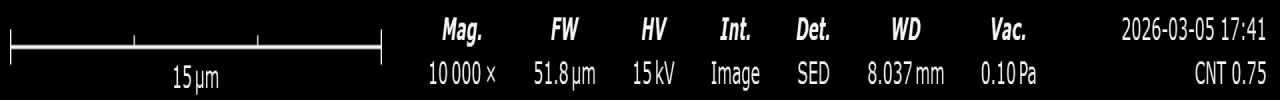
#> input picture backend/data/calibration/bar_10kx.png, 3840 x 300 px (shown at 1/3 size)
$ python build_cnt_paper_repro_mask_compare.py --baseline-dir ../backend/data/calibration --expc-dir ../backend/data/calibration --expd-dir ../backend/data/calibration --output-root out.png
#> lines starting #> are read from the running program, lines starting #| are printed output that depends on the picture; after the words box and inside, x2 and y2 are one past the last pixel; in counts of white or black regions, pixels touching at a corner belong together
"""Build concise comparison panels for baseline, Exp-C, and Exp-D masks."""

from __future__ import annotations

import argparse
import csv
from pathlib import Path
from typing import Iterable, List

import cv2
import numpy as np


def parse_args() -> argparse.Namespace:
    parser = argparse.ArgumentParser(description="Build concise comparison panels for three paper-repro runs.")
    parser.add_argument("--baseline-dir", type=Path, required=True)
    parser.add_argument("--expc-dir", type=Path, required=True)
    parser.add_argument("--expd-dir", type=Path, required=True)
    parser.add_argument("--output-root", type=Path, required=True)
    return parser.parse_args()


def ensure_dir(path: Path) -> None:
    path.mkdir(parents=True, exist_ok=True)


def read_image(path: Path) -> np.ndarray:
    image = cv2.imdecode(np.fromfile(str(path), dtype=np.uint8), cv2.IMREAD_COLOR)
    if image is None:
        raise ValueError(f"Failed to read image: {path}")
    return image


def write_image(path: Path, image: np.ndarray) -> None:
    ensure_dir(path.parent)
    encoded = cv2.imencode(path.suffix, image)[1]
    path.write_bytes(encoded.tobytes())


def split_visual_panel(panel: np.ndarray) -> List[np.ndarray]:
    _, width = panel.shape[:2]
    tile_width = width // 4
    return [panel[:, i * tile_width:(i + 1) * tile_width] for i in range(4)]


def label_tile(tile: np.ndarray, label: str) -> np.ndarray:
    banner_h = 34
    canvas = np.zeros((tile.shape[0] + banner_h, tile.shape[1], 3), dtype=np.uint8)
    canvas[:banner_h, :] = 245
    canvas[banner_h:, :] = tile
    cv2.putText(canvas, label, (10, 23), cv2.FONT_HERSHEY_SIMPLEX, 0.62, (20, 20, 20), 1, cv2.LINE_AA)
    return canvas


def info_tile_like(reference_tile: np.ndarray, text: str) -> np.ndarray:
    tile = np.full_like(reference_tile, 250)
    h, w = tile.shape[:2]
    cv2.rectangle(tile, (0, 0), (w - 1, h - 1), (220, 220, 220), 1)
    words = text.replace("_panel", "").split("_")
    lines = []
    current = ""
    for word in words:
        candidate = word if not current else f"{current} {word}"
        if len(candidate) > 28:
            lines.append(current)
            current = word
        else:
            current = candidate
    if current:
        lines.append(current)
    y = 60
    for line in lines[:8]:
        cv2.putText(tile, line, (14, y), cv2.FONT_HERSHEY_SIMPLEX, 0.52, (40, 40, 40), 1, cv2.LINE_AA)
        y += 34
    return tile


def intersect_names(paths: Iterable[Path]) -> List[str]:
    name_sets = [{p.name for p in path.glob("*.png")} for path in paths]
    return sorted(set.intersection(*name_sets))


def write_csv(path: Path, rows: List[dict]) -> None:
    ensure_dir(path.parent)
    with path.open("w", newline="", encoding="utf-8-sig") as fh:
        writer = csv.DictWriter(fh, fieldnames=list(rows[0].keys()) if rows else ["filename"])
        writer.writeheader()
        writer.writerows(rows)


def compose_grid(tiles: List[np.ndarray], rows: int = 2, cols: int = 3, gap: int = 18, outer: int = 18) -> np.ndarray:
    tile_h, tile_w = tiles[0].shape[:2]
    canvas_h = outer * 2 + rows * tile_h + (rows - 1) * gap
    canvas_w = outer * 2 + cols * tile_w + (cols - 1) * gap
    canvas = np.full((canvas_h, canvas_w, 3), 235, dtype=np.uint8)
    for idx, tile in enumerate(tiles):
        r = idx // cols
        c = idx % cols
        y = outer + r * (tile_h + gap)
        x = outer + c * (tile_w + gap)
        canvas[y:y + tile_h, x:x + tile_w] = tile
    return canvas


def main() -> None:
    args = parse_args()
    panel_dir = args.output_root / "comparison_panels"
    ensure_dir(panel_dir)

    names = intersect_names([args.baseline_dir, args.expc_dir, args.expd_dir])
    manifest_rows = []

    for idx, name in enumerate(names, 1):
        baseline_tiles = split_visual_panel(read_image(args.baseline_dir / name))
#> in read_image, image is the input picture: shape (300, 3840, 3); min 0, max 245, mean 15.6
#> in split_visual_panel, `_, width = panel.shape[:2]`: width = 3840
#> in split_visual_panel, `tile_width = width // 4`: tile_width = 960
#> baseline_tiles = 4 items
        expc_tiles = split_visual_panel(read_image(args.expc_dir / name))
#> expc_tiles = 4 items
        expd_tiles = split_visual_panel(read_image(args.expd_dir / name))
#> expd_tiles = 4 items

        tiles = [
            label_tile(baseline_tiles[0], "Original"),
            label_tile(baseline_tiles[1], "Weak"),
            label_tile(baseline_tiles[3], "Baseline 0.7"),
            label_tile(expc_tiles[3], "Exp-C 0.7"),
            label_tile(expd_tiles[3], "Exp-D 0.7"),
            info_tile_like(label_tile(baseline_tiles[0], "Original"), Path(name).stem),
        ]
#> in label_tile, `cv2.putText(canvas, label, (10, 23), cv2.FONT_HERSHEY_SIMPLEX, 0.62, (..`:
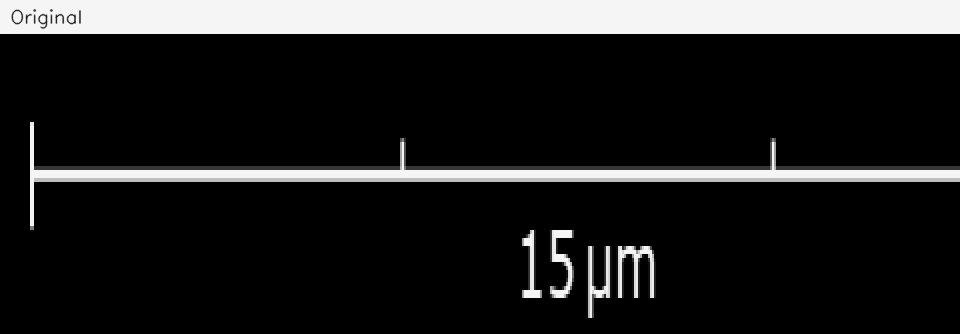
#> canvas: shape (334, 960, 3); min 0, max 245, mean 35.7
#> call 2 of label_tile, with label = 'Weak'
#> in label_tile (call 2), `banner_h = 34`: banner_h = 34
#> in label_tile (call 2), `cv2.putText(canvas, label, (10, 23), cv2.FONT_HERSHEY_SIMPLEX, 0.62, (..`:
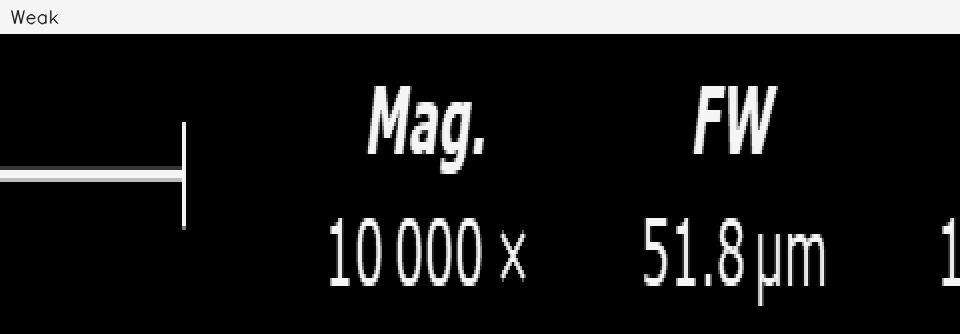
#> canvas: shape (334, 960, 3); min 0, max 245, mean 38.1
#> call 3 of label_tile, with label = 'Baseline 0.7'
#> in label_tile (call 3), `canvas[banner_h:, :] = tile`:
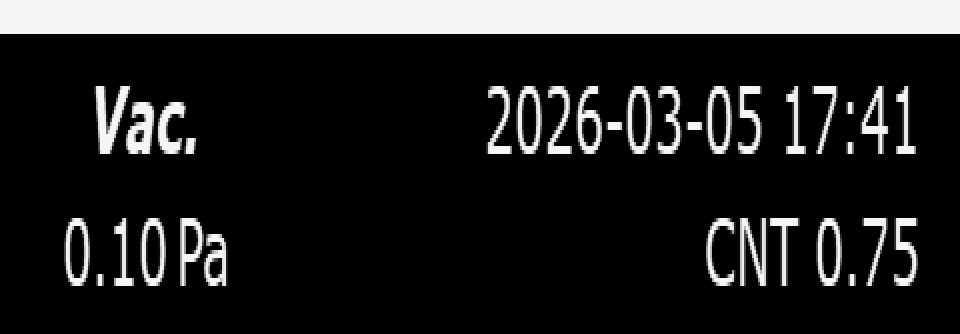
#> canvas: shape (334, 960, 3); min 0, max 245, mean 38.7
#> in label_tile (call 5), `cv2.putText(canvas, label, (10, 23), cv2.FONT_HERSHEY_SIMPLEX, 0.62, (..`:
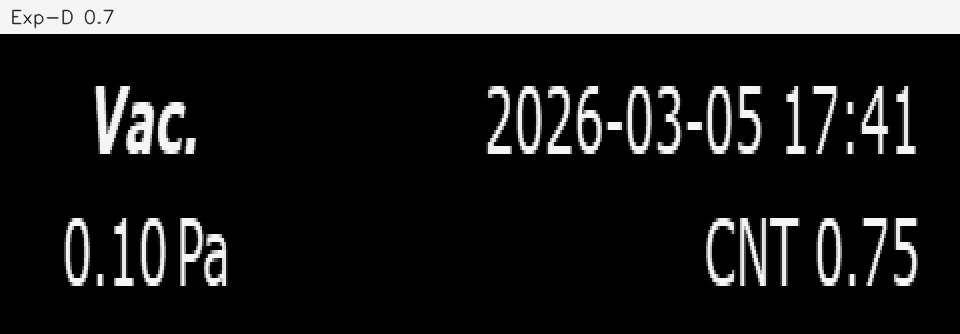
#> canvas: shape (334, 960, 3); min 0, max 245, mean 38.5
#> in info_tile_like, `tile = np.full_like(reference_tile, 250)`: tile: shape (334, 960, 3); every value is 250
#> in info_tile_like, `cv2.rectangle(tile, (0, 0), (w - 1, h - 1), (220, 220, 220), 1)`:
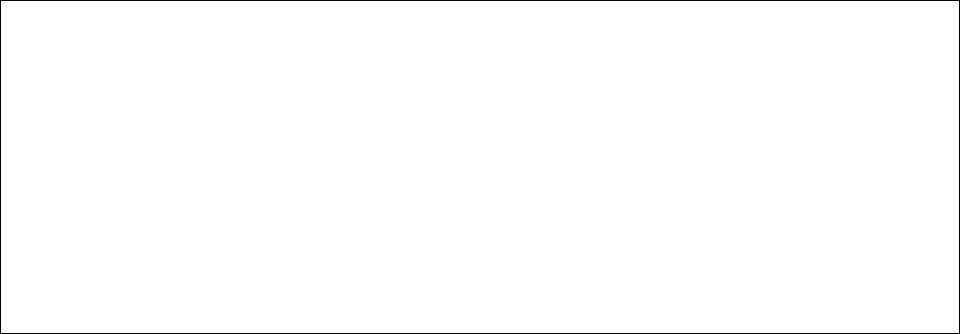
#> tile: shape (334, 960, 3); values 220 (black) and 250 (white), 99.2% white; black in thin lines or dots
#> after the loop in info_tile_like, `for line in lines[:8]:`:
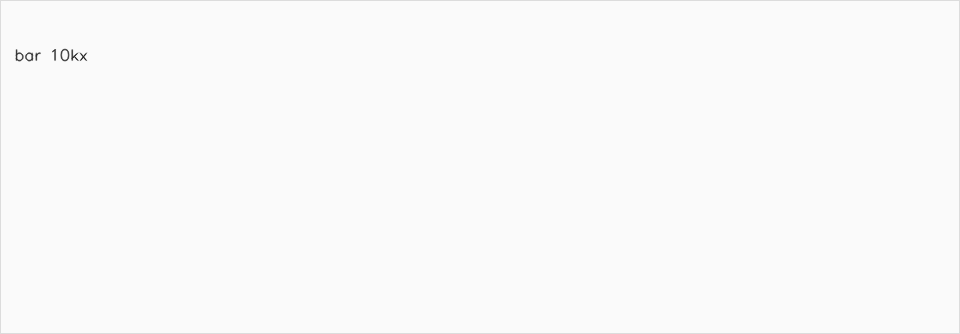
#> tile: shape (334, 960, 3); 0.13% of pixels changed, all inside (x1, y1, x2, y2) = (14, 48, 88, 62)
#> after the loop in info_tile_like, `for line in lines[:8]:`: y = 94
        panel = compose_grid(tiles, rows=2, cols=3, gap=18, outer=18)
#> the loop in compose_grid, `for idx, tile in enumerate(tiles):` made 6 passes
#> (r, c, y, x) on passes 1 to 6: (0, 0, 18, 18), (0, 1, 18, 996), (0, 2, 18, 1974), (1, 0, 370, 18), (1, 1, 370, 996), (1, 2, 370, 1974)
#> after the loop in compose_grid, `for idx, tile in enumerate(tiles):`:
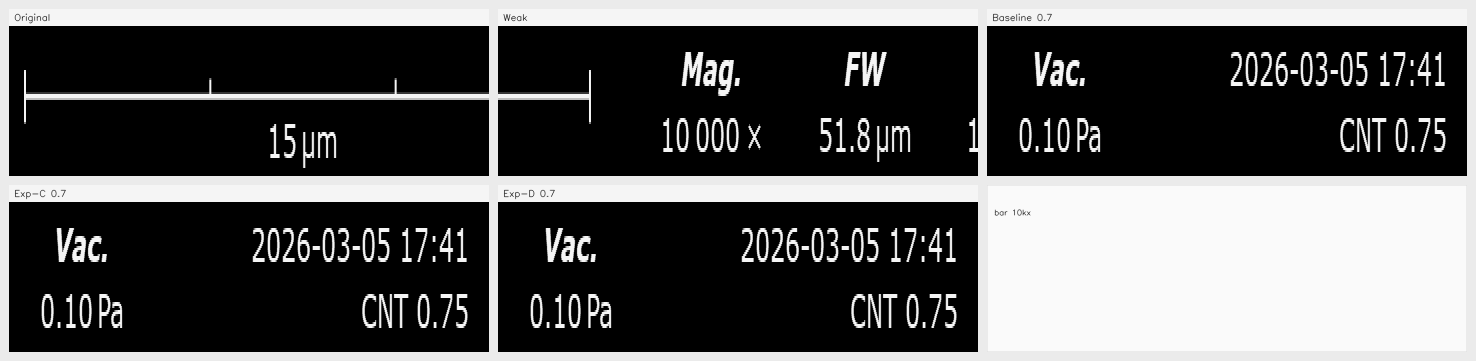
#> canvas: shape (722, 2952, 3) (shown at 1/2 size); min 0, max 250, mean 88.9
        out_path = panel_dir / name.replace("_panel.png", "_mask_compare.png")
        write_image(out_path, panel)

        manifest_rows.append(
            {
                "filename": out_path.name,
                "baseline_panel": str(args.baseline_dir / name),
                "expc_panel": str(args.expc_dir / name),
                "expd_panel": str(args.expd_dir / name),
                "output_panel": str(out_path),
            }
        )
        print(f"[{idx}/{len(names)}] {out_path.name}")
#> pass 2 of the loop in main, `for idx, name in enumerate(names, 1):`:
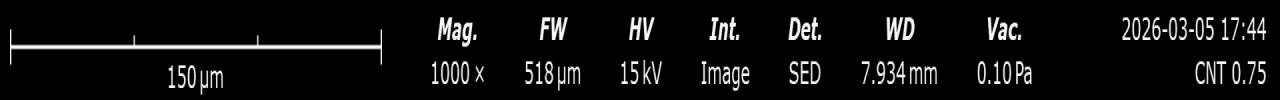
#> input picture backend/data/calibration/bar_1kx.png, 3840 x 300 px (shown at 1/3 size)
#> in read_image, image is the input picture: shape (300, 3840, 3); min 0, max 245, mean 15.6
#> after the loop in info_tile_like (call 2), `for line in lines[:8]:`:
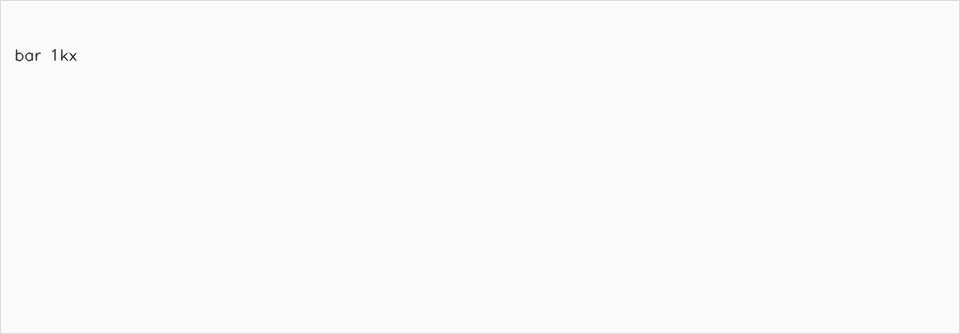
#> tile: shape (334, 960, 3); 0.11% of pixels changed, all inside (x1, y1, x2, y2) = (14, 49, 78, 62)
#> the loop in compose_grid (call 2), `for idx, tile in enumerate(tiles):` made 6 passes
#> after the loop in compose_grid (call 2), `for idx, tile in enumerate(tiles):`:
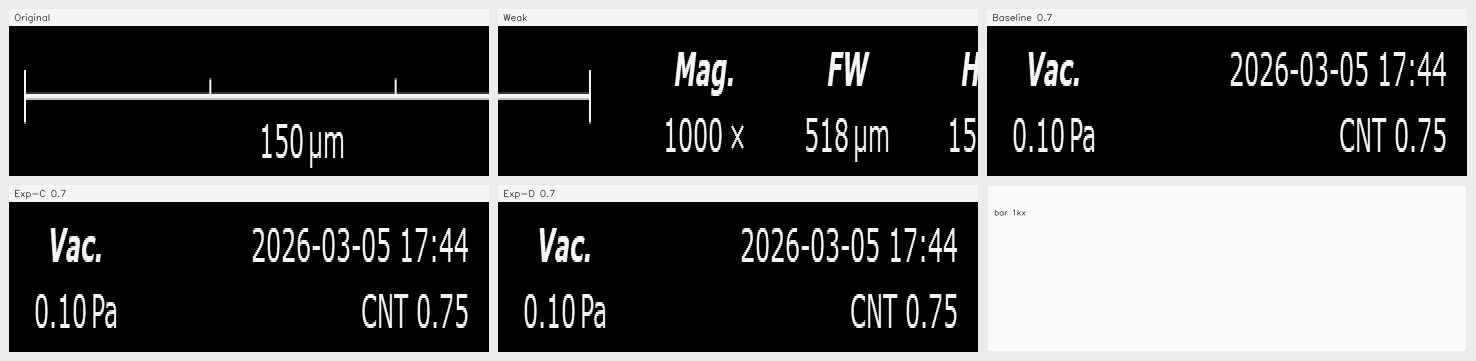
#> canvas: shape (722, 2952, 3) (shown at 1/2 size); min 0, max 250, mean 89.2

    write_csv(args.output_root / "mask_compare_manifest.csv", manifest_rows)


if __name__ == "__main__":
    main()
